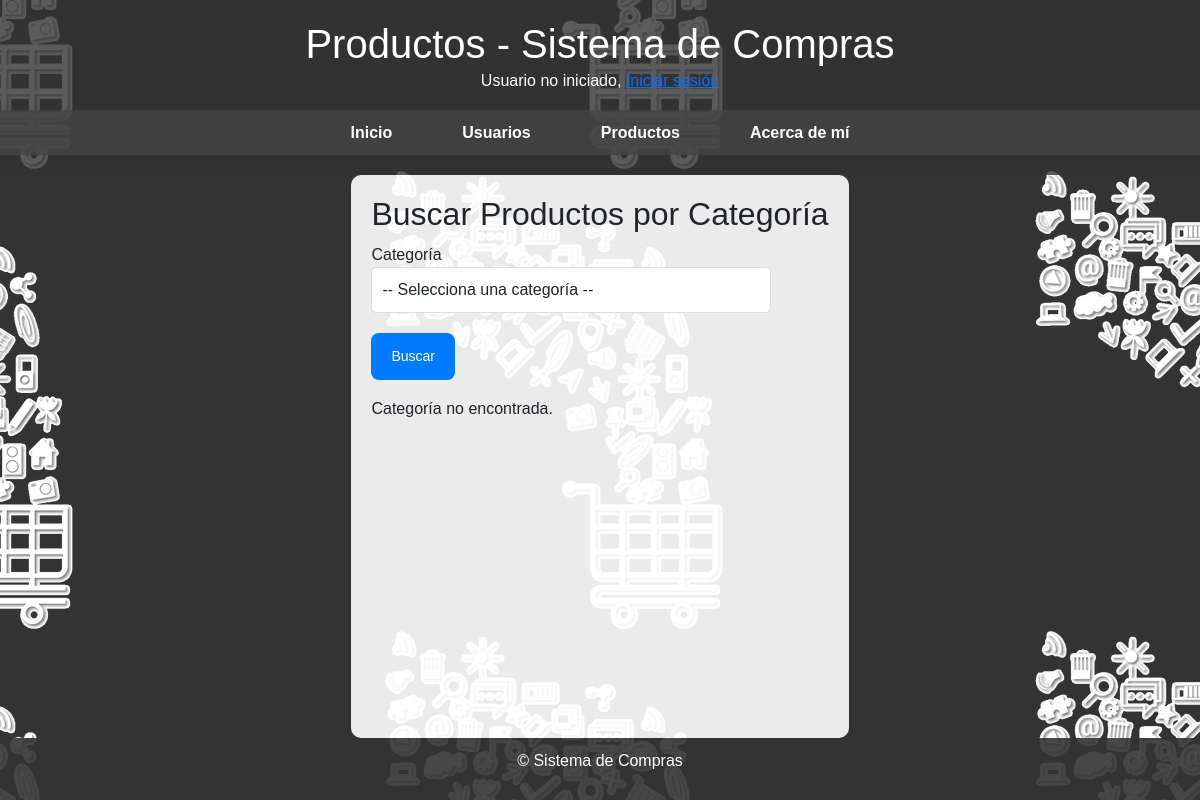
/producto_por_categoria/?q=tecnologia, run on an earlier commit of the app's database.
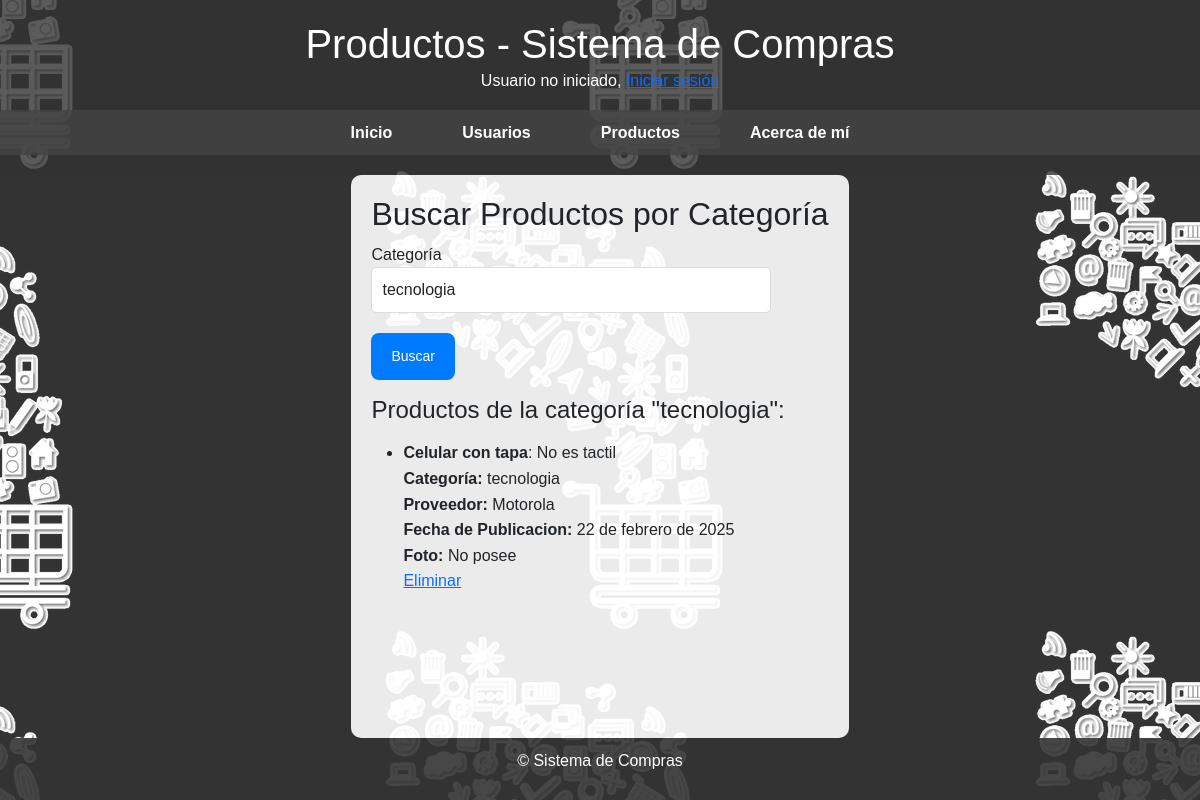
And on a later commit of the database.
### productos/models.py (models this page shows, shortened)
class Categoria(models.Model):
    nombre = models.CharField(max_length=100)
    foto = models.ImageField(upload_to='categorias/', null=True, blank=True)

class Producto(models.Model):
    nombre_Producto = models.CharField(max_length=100)
    descripcion = models.TextField()
    proveedor = models.ForeignKey(Proveedor, on_delete=models.CASCADE, null=False, blank=False)
    categoria = models.ForeignKey(Categoria, on_delete=models.CASCADE, null=False, blank=False)
    fecha_publicacion = models.DateField(auto_now_add=True)
    foto = models.ImageField(upload_to='productos/productos/fotos', null=True, blank=True)

class Proveedor(models.Model):
    nombre = models.CharField(max_length=100)
    descripcion = models.TextField()
    categorias = models.ManyToManyField(Categoria, related_name='proveedores')
    fecha_creacion = models.DateField(auto_now_add=True)
    logotipo = models.ImageField(upload_to='productos/proveedores/logos/', blank=True, null=True)

### productos/views.py (the view, shortened to what this page needs)
# urls.py: path('producto_por_categoria/', buscar_productos_por_categoria, name='producto_por_categoria'),
def buscar_productos_por_categoria(request):
    categorias = Categoria.objects.all()  # Obtener todas las categorías
    productos = Producto.objects.none()  # Inicializamos productos como un QuerySet vacío
    categoria_seleccionada = None
    mensaje = None
    categoria_nombre = request.GET.get('q')
    if categoria_nombre:  # Si hay un 'q' en la URL, usamos ese valor para hacer la búsqueda
        try:
            categoria_seleccionada = Categoria.objects.get(nombre=categoria_nombre)
            productos = Producto.objects.filter(categoria=categoria_seleccionada)
            if not productos.exists():
                mensaje = "No hay productos disponibles para esta categoría."
        except Categoria.DoesNotExist:
            mensaje = "Categoría no encontrada."
    page_number = int(request.GET.get('page', 1))  # Página actual
    productos_por_pagina = 4  # Cantidad de productos por página (paginación clásica)
    productos_por_click = 6  # Cantidad de productos que se cargarán al hacer "Mostrar más"
    paginator = Paginator(productos, productos_por_pagina)
    try:
        productos_paginados = paginator.page(page_number)
    except PageNotAnInteger:
        productos_paginados = paginator.page(1)
    except EmptyPage:
        productos_paginados = paginator.page(paginator.num_pages)
    return render(request, 'buscar_productos_por_categoria.html', {
        'categorias': categorias,
        'productos': productos_paginados,
        'categoria_seleccionada': categoria_seleccionada,
        'mensaje': mensaje,
        'offset': (page_number * productos_por_pagina)  # Se pasa el offset inicial
    })

### productos/Templates/buscar_productos_por_categoria.html (shortened to what this page needs)
{% extends 'base.html' %}
{% block header_title %}Productos - Sistema de Compras{% endblock %}
{% block content %}
    <h2>Buscar Productos por Categoría</h2>
    <form method="POST" action="{% url 'buscar_productos_por_categoria' %}">
        <p>
            <label for="categoria">Categoría</label>
            <select name="categoria" class="form-control">
                <option value="">-- Selecciona una categoría --</option>
                {% for categoria in categorias %}
                    <option value="{{ categoria.nombre }}" {% if categoria.nombre == categoria_seleccionada.nombre %}selected{% endif %}>
                        {{ categoria.nombre }}
                    </option>
                {% endfor %}
            </select>
            <button type="submit" id="buscar-btn">Buscar</button>
        </p>
    </form>
    {% if productos %}
        <p><h4>Productos de la categoría "{{ categoria_seleccionada.nombre }}":</h4></p>
        <ul id="product-list">
            {% for producto in productos %}
                <li>
                    <strong>{{ producto.nombre_Producto }}</strong>: {{ producto.descripcion }} <br>
                    <strong>Categoría:</strong> {{ producto.categoria.nombre }} <br>
                    <strong>Proveedor:</strong> {{ producto.proveedor.nombre }} <br>
                    <strong>Fecha de Publicacion:</strong> {{ producto.fecha_publicacion }} <br>
                    <strong>Foto:</strong>
                    {% if producto.foto %}
                        <img src="{{ producto.foto.url }}" alt="{{ producto.nombre_Producto }}" width="100">
                    {% else %}
                        No posee
                    {% endif %}
                    <br>
                    <a href="{% url 'eliminar_producto' producto.id %}">Eliminar</a><br><br>
                </li>
            {% endfor %}
        </ul>
    {% elif mensaje %}
        <p>{{ mensaje }}</p>
    {% endif %}
{% endblock %}

What changed in the data, as far as the page shows it:
added Categoria: nombre "tecnologia"
added Producto: nombre_Producto "Celular con tapa", descripcion "No es tactil", categoria.nombre "tecnologia", proveedor.nombre "Motorola", fecha_publicacion "22 de febrero de 2025", foto "No posee"
Also different on the page:
form field categoria: "-- Selecciona una categoría --" → "tecnologia"
{{ mensaje }}: "Categoría no encontrada." → (not shown)
text now shown: "Productos de la categoría \" \":"
